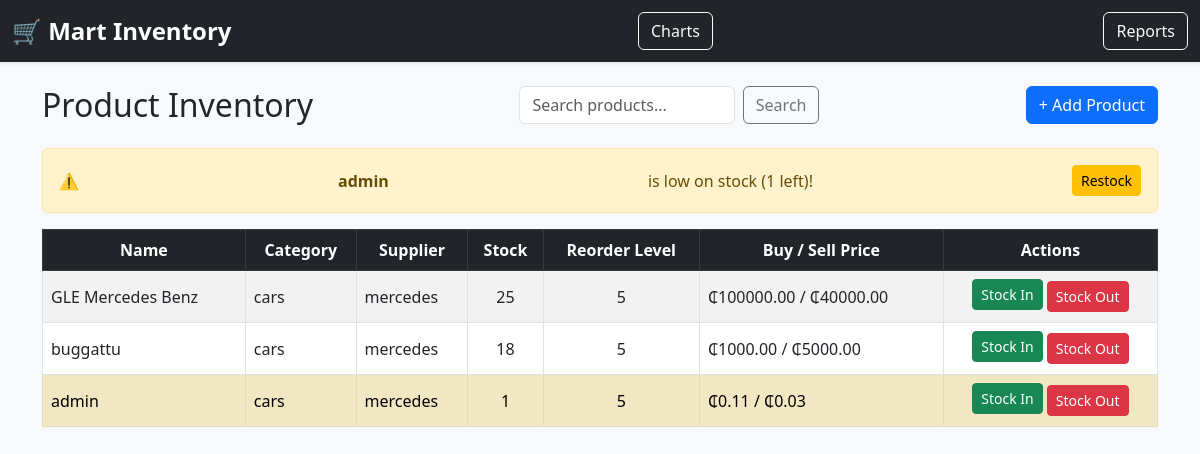
The page / on the database its author committed.
### inventory/models.py (models this page shows, shortened)
class Product(models.Model):
    name = models.CharField(max_length=200)
    category = models.ForeignKey(Category, on_delete=models.CASCADE)
    supplier = models.ForeignKey(Supplier, on_delete=models.SET_NULL, null=True, blank=True)
    buying_price = models.DecimalField(max_digits=10, decimal_places=2)
    selling_price = models.DecimalField(max_digits=10, decimal_places=2)
    quantity_in_stock = models.PositiveIntegerField()
    reorder_level = models.PositiveIntegerField(default=5)
    added_on = models.DateTimeField(auto_now_add=True)

class Category(models.Model):
    name = models.CharField(max_length=100)
    description = models.TextField(blank=True)

class Supplier(models.Model):
    name = models.CharField(max_length=100)
    contact_person = models.CharField(max_length=100)
    phone = models.CharField(max_length=15)
    email = models.EmailField()
    address = models.TextField()

### inventory/views.py (the view)
# urls.py: path('', views.product_list, name='product_list'),
def product_list(request):
    query = request.GET.get('q', '')
    products = Product.objects.all()
    if query:
        products = products.filter(name__icontains=query)
    return render(request, 'inventory/product_list.html', {
        'products': products,
        'search_query': query
    })

### inventory/templates/inventory/product_list.html (shortened to what this page needs)
{% extends 'inventory/base.html' %}
{% block content %}
<div class="d-flex flex-column flex-md-row justify-content-between align-items-start align-items-md-center mb-4 gap-3">
    <h2 class="mb-0">Product Inventory</h2>
    <form method="get" class="d-flex" style="max-width: 300px;">
        <input type="text" name="q" class="form-control me-2" placeholder="Search products..." value="{{ search_query }}">
        <button class="btn btn-outline-secondary" type="submit">Search</button>
    </form>
    <a href="{% url 'create_product' %}" class="btn btn-primary">+ Add Product</a>
</div>
{% for product in products %}
    {% if product.quantity_in_stock <= product.reorder_level %}
        <div class="alert alert-warning d-flex justify-content-between align-items-center">
            ⚠️ <strong>{{ product.name }}</strong> is low on stock ({{ product.quantity_in_stock }} left)!
            <button class="btn btn-sm btn-warning" data-bs-toggle="modal" data-bs-target="#stockInModal{{ product.id }}">Restock</button>
        </div>
    {% endif %}
{% endfor %}
<div class="table-responsive">
    <table class="table table-striped table-bordered align-middle">
        <thead class="table-dark text-center">
            <tr>
                <th>Name</th>
                <th>Category</th>
                <th>Supplier</th>
                <th>Stock</th>
                <th>Reorder Level</th>
                <th>Buy / Sell Price</th>
                <th>Actions</th>
            </tr>
        </thead>
        <tbody>
        {% for product in products %}
            <tr class="{% if product.quantity_in_stock <= product.reorder_level %}table-warning{% endif %}">
                <td>{{ product.name }}</td>
                <td>{{ product.category.name }}</td>
                <td>{{ product.supplier.name }}</td>
                <td class="text-center">{{ product.quantity_in_stock }}</td>
                <td class="text-center">{{ product.reorder_level }}</td>
                <td>₵{{ product.buying_price }} / ₵{{ product.selling_price }}</td>
                <td class="text-center">
                    <button class="btn btn-sm btn-success mb-1" data-bs-toggle="modal" data-bs-target="#stockInModal{{ product.id }}">Stock In</button>
                    <button class="btn btn-sm btn-danger" data-bs-toggle="modal" data-bs-target="#stockOutModal{{ product.id }}">Stock Out</button>
                </td>
            </tr>
        {% empty %}
            <tr>
                <td colspan="7" class="text-center text-muted">No products available.</td>
            </tr>
        {% endfor %}
        </tbody>
    </table>
</div>
<link rel="stylesheet" href="https://cdnjs.cloudflare.com/ajax/libs/animate.css/4.1.1/animate.min.css"/>
{% endblock %}

### inventory/templates/inventory/base.html (style rules this page uses)
body { background-color: #f8f9fa; }

### rows shown on the page
Product: name "admin", quantity_in_stock "1", category.name "cars", supplier.name "mercedes", reorder_level "5", buying_price "0.11", selling_price "0.03"
Product: name "GLE Mercedes Benz", category.name "cars", supplier.name "mercedes", quantity_in_stock "25", reorder_level "5", buying_price "100000.00", selling_price "40000.00"
Product: name "buggattu", category.name "cars", supplier.name "mercedes", quantity_in_stock "18", reorder_level "5", buying_price "1000.00", selling_price "5000.00"
